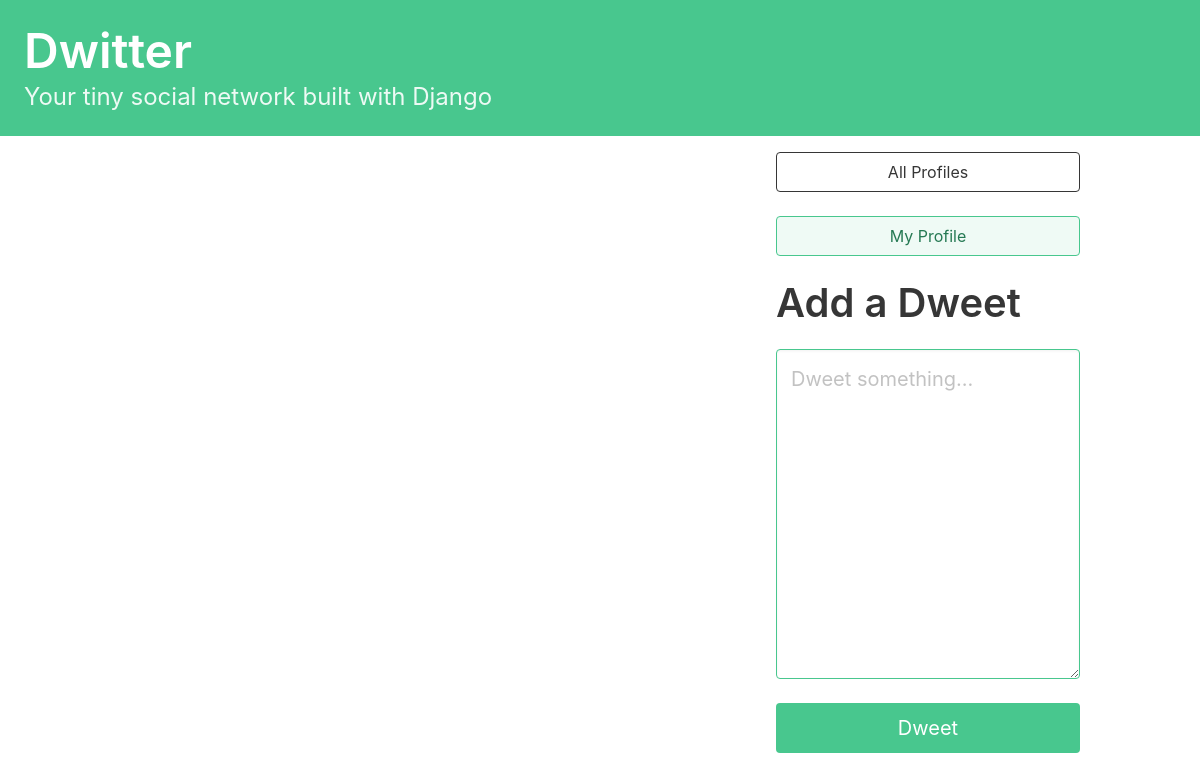
The app's page / (signed in), older data.
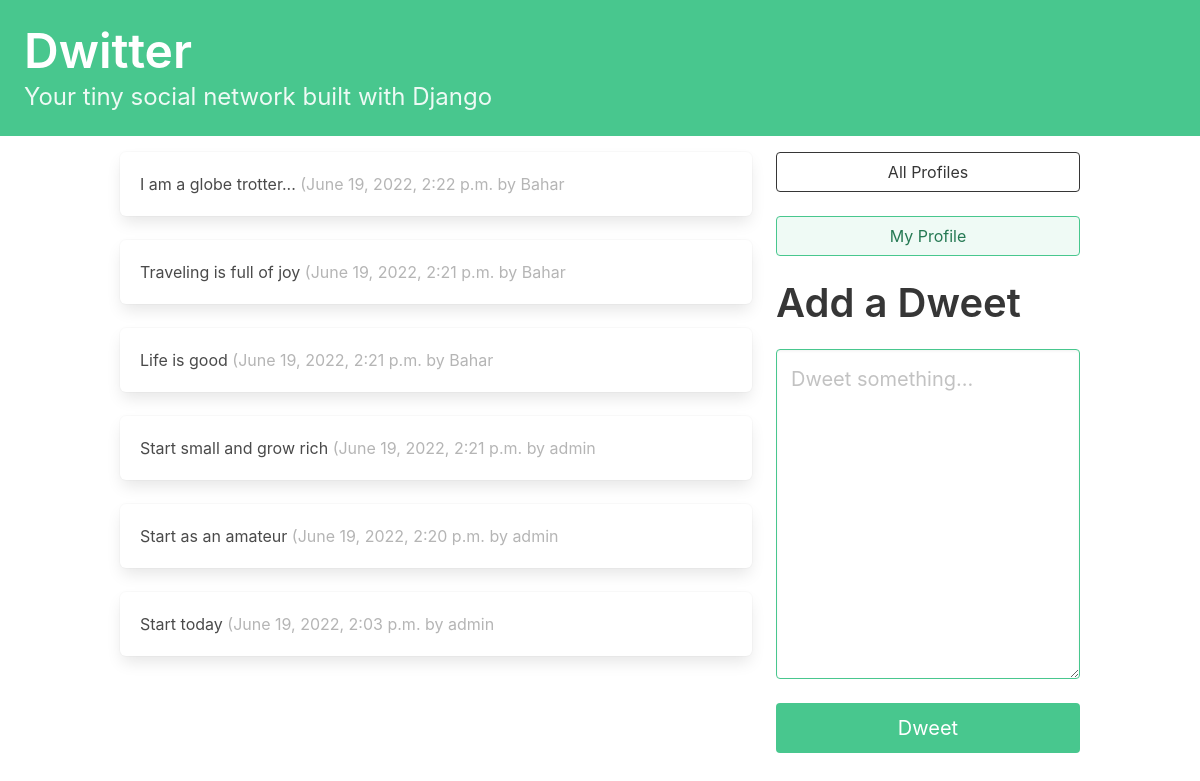
The same page, newer data.
### dwitter/models.py (models this page shows, shortened)
class Dweet(models.Model):
    user = models.ForeignKey(User, on_delete=models.CASCADE, related_name='dweets')
    body = models.CharField(max_length=140)
    created_at = models.DateTimeField(auto_now_add=True)

### dwitter/views.py (the view)
# urls.py: path("", dashboard, name='dashboard'),
def dashboard(request):
    form = DweetForm(request.POST or None)
    if request.method == "POST":
        if form.is_valid():
            dweet = form.save(commit=False)
            dweet.user = request.user
            dweet.save()
            return redirect("dwitter:dashboard")
    followed_dweets = Dweet.objects.filter(
        user__profile__in=request.user.profile.follows.all()
    ).order_by('-created_at')
    return render(request, "dwitter/dashboard.html", {"form": form, 'dweets': followed_dweets})

### dwitter/forms.py
class DweetForm(forms.ModelForm):
    body = forms.CharField(
        required=True,
        widget=forms.widgets.Textarea(
            attrs={
                "placeholder": "Dweet something...",
                "class": "textarea is-success is-medium",
            }
        ),
        label="",
        )
    class Meta:
        model = Dweet
        exclude =("user",)

### templates/dwitter/dashboard.html (shortened to what this page needs)
{% extends 'base.html' %}
{% block content %}
<div class="column">
        {% for dweet in dweets %}
            <div class="box">
                {{ dweet.body }}
                <span class="is-small has-text-grey-light">
                    ({{ dweet.created_at }} by {{ dweet.user.username }}
                </span>
            </div>
        {% endfor %}
</div>
<div class="column is-one-third">
    <div class="block">
        <a href="{% url 'dwitter:profile_list' %} ">
            <button class="button is-dark is-outlined is-fullwidth">
                All Profiles
            </button>
        </a>
    </div>
    <div class="block">
        <a href="{% url 'dwitter:profile' request.user.profile.id %} ">
            <button class="button is-success is-light is-outlined is-fullwidth">
                My Profile
            </button>
        </a>
    </div>
    <div class="block">
        <h2 class="title is-2">Add a Dweet</p>
    </div>
    <div class="block">
    <form method="post">
        {{ form.as_p }}
        <button class="button is-success is-fullwidth is-medium mt-5"
                type="submit">Dweet
        </button>
    </form>
</div>
</div>
{% endblock content %}

Row changes from the older to the newer data that the page shows:
added Dweet: body "I am a globe trotter...", created_at "June 19, 2022, 2:22 p.m.", user.username "Bahar"
added Dweet: body "Traveling is full of joy", created_at "June 19, 2022, 2:21 p.m.", user.username "Bahar"
added Dweet: body "Life is good", created_at "June 19, 2022, 2:21 p.m.", user.username "Bahar"
added Dweet: body "Start small and grow rich", created_at "June 19, 2022, 2:21 p.m.", user.username "admin"
added Dweet: body "Start as an amateur", created_at "June 19, 2022, 2:20 p.m.", user.username "admin"
added Dweet: body "Start today", created_at "June 19, 2022, 2:03 p.m.", user.username "admin"
